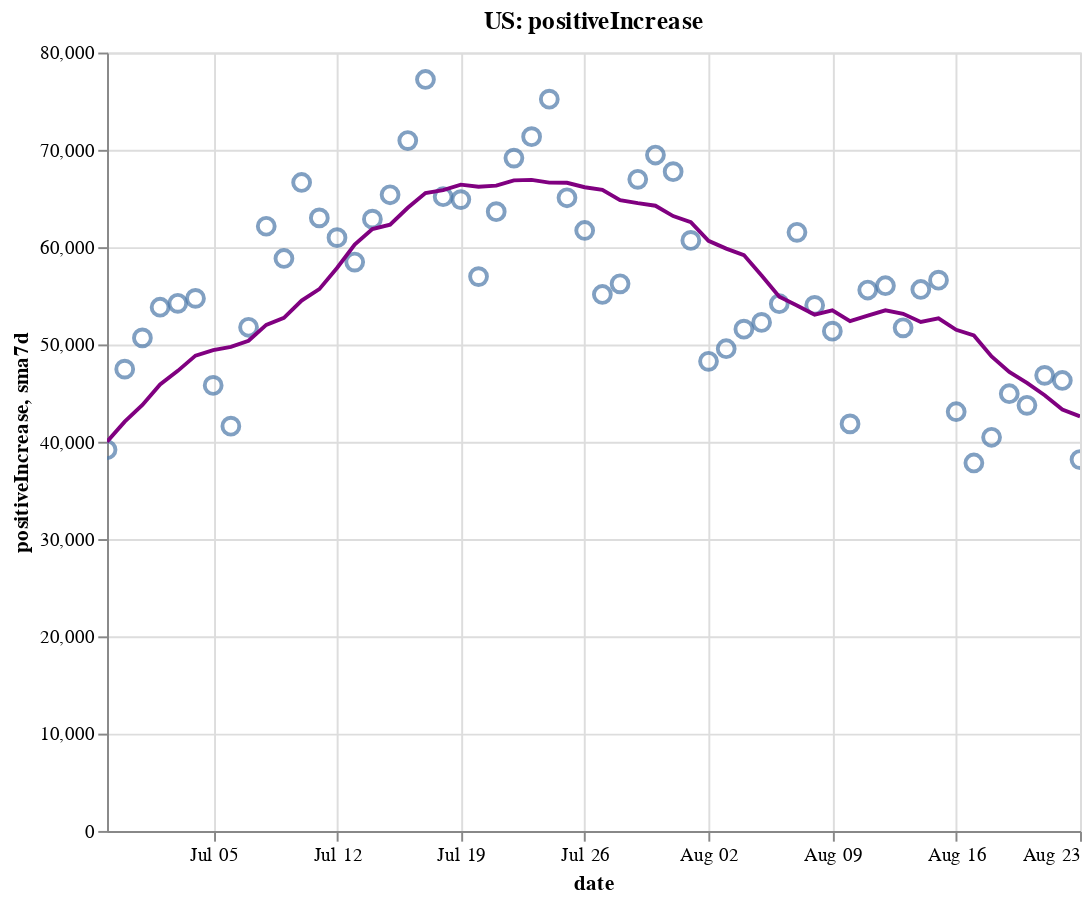

The notebook cell saved with this chart:
### Code cell
create_plot(us, 'positiveIncrease')

### Figure 1 — Vega-Lite specification as saved in the notebook (floating-point values rounded to 4 significant figures)
{"config": {"view": {"continuousWidth": 400, "continuousHeight": 300}}, "layer": [{"layer": [{"mark": {"type": "point", "size": 75}, "encoding": {"tooltip": [{"type": "temporal", "field": "date"}, {"type": "quantitative", "field": "positiveIncrease"}, {"type": "quantitative", "field": "sma7d"}], "x": {"type": "temporal", "field": "date"}, "y": {"type": "quantitative", "field": "positiveIncrease"}}, "selection": {"selector002": {"type": "interval", "bind": "scales", "encodings": ["x", "y"]}}}, {"mark": {"type": "line", "color": "purple"}, "encoding": {"x": {"type": "temporal", "field": "date"}, "y": {"type": "quantitative", "field": "sma7d"}}}]}, {"mark": {"type": "rule", "color": "#aaa"}, "encoding": {"x": {"type": "temporal", "field": "date"}}, "transform": [{"filter": {"selection": "selector001"}}]}, {"mark": "circle", "encoding": {"opacity": {"condition": {"value": 1, "selection": "selector001"}, "value": 0}, "tooltip": [{"type": "temporal", "field": "date"}, {"type": "quantitative", "field": "positiveIncrease"}, {"type": "quantitative", "field": "sma7d"}], "x": {"type": "temporal", "field": "date"}, "y": {"type": "quantitative", "field": "positiveIncrease"}}, "selection": {"selector001": {"type": "single", "encodings": ["x"], "on": "mouseover", "nearest": true, "empty": "none"}}}, {"mark": {"type": "text", "align": "left", "dx": 5, "dy": -5, "stroke": "white", "strokeWidth": 2}, "encoding": {"text": {"type": "quantitative", "field": "positiveIncrease"}, "tooltip": [{"type": "temporal", "field": "date"}, {"type": "quantitative", "field": "positiveIncrease"}, {"type": "quantitative", "field": "sma7d"}], "x": {"type": "temporal", "field": "date"}, "y": {"type": "quantitative", "field": "positiveIncrease"}}, "transform": [{"filter": {"selection": "selector001"}}]}, {"mark": {"type": "text", "align": "left", "dx": 5, "dy": -5}, "encoding": {"text": {"type": "quantitative", "field": "positiveIncrease"}, "tooltip": [{"type": "temporal", "field": "date"}, {"type": "quantitative", "field": "positiveIncrease"}, {"type": "quantitative", "field": "sma7d"}], "x": {"type": "temporal", "field": "date"}, "y": {"type": "quantitative", "field": "positiveIncrease"}}, "transform": [{"filter": {"selection": "selector001"}}]}], "data": {"name": "data-738c7daabd9bcf38f73717e8ad11f076"}, "height": 400, "title": "US: positiveIncrease", "width": 500, "$schema": "https://vega.github.io/schema/vega-lite/v4.8.1.json", "datasets": {"data-738c7daabd9bcf38f73717e8ad11f076": [{"date": "2020-06-29T00:00:00", "totalTestResultsIncrease": 648800.0, "positiveIncrease": 39180.0, "death": 119500.0, "deathIncrease": 332.0, "positiveRate": 0.06, "state": "US", "sma7d": 40000.0}, {"date": "2020-06-30T00:00:00", "totalTestResultsIncrease": 628000.0, "positiveIncrease": 47460.0, "death": 120100.0, "deathIncrease": 596.0, "positiveRate": 0.076, "state": "US", "sma7d": 42060.0}, {"date": "2020-07-01T00:00:00", "totalTestResultsIncrease": 635500.0, "positiveIncrease": 50670.0, "death": 120800.0, "deathIncrease": 701.0, "positiveRate": 0.08, "state": "US", "sma7d": 43780.0}, {"date": "2020-07-02T00:00:00", "totalTestResultsIncrease": 666800.0, "positiveIncrease": 53830.0, "death": 121500.0, "deathIncrease": 695.0, "positiveRate": 0.081, "state": "US", "sma7d": 45890.0}, {"date": "2020-07-03T00:00:00", "totalTestResultsIncrease": 714800.0, "positiveIncrease": 54220.0, "death": 122100.0, "deathIncrease": 598.0, "positiveRate": 0.076, "state": "US", "sma7d": 47290.0}, {"date": "2020-07-04T00:00:00", "totalTestResultsIncrease": 645700.0, "positiveIncrease": 54730.0, "death": 122400.0, "deathIncrease": 306.0, "positiveRate": 0.085, "state": "US", "sma7d": 48850.0}, {"date": "2020-07-05T00:00:00", "totalTestResultsIncrease": 684200.0, "positiveIncrease": 45790.0, "death": 122600.0, "deathIncrease": 209.0, "positiveRate": 0.067, "state": "US", "sma7d": 49410.0}, {"date": "2020-07-06T00:00:00", "totalTestResultsIncrease": 504400.0, "positiveIncrease": 41600.0, "death": 122900.0, "deathIncrease": 243.0, "positiveRate": 0.082, "state": "US", "sma7d": 49760.0}, {"date": "2020-07-07T00:00:00", "totalTestResultsIncrease": 637700.0, "positiveIncrease": 51770.0, "death": 123800.0, "deathIncrease": 923.0, "positiveRate": 0.081, "state": "US", "sma7d": 50370.0}, {"date": "2020-07-08T00:00:00", "totalTestResultsIncrease": 634400.0, "positiveIncrease": 62150.0, "death": 124600.0, "deathIncrease": 807.0, "positiveRate": 0.098, "state": "US", "sma7d": 52010.0}, {"date": "2020-07-09T00:00:00", "totalTestResultsIncrease": 706200.0, "positiveIncrease": 58840.0, "death": 125500.0, "deathIncrease": 867.0, "positiveRate": 0.083, "state": "US", "sma7d": 52730.0}, {"date": "2020-07-10T00:00:00", "totalTestResultsIncrease": 815900.0, "positiveIncrease": 66640.0, "death": 126300.0, "deathIncrease": 854.0, "positiveRate": 0.082, "state": "US", "sma7d": 54500.0}, {"date": "2020-07-11T00:00:00", "totalTestResultsIncrease": 705600.0, "positiveIncrease": 63010.0, "death": 127100.0, "deathIncrease": 757.0, "positiveRate": 0.089, "state": "US", "sma7d": 55680.0}, {"date": "2020-07-12T00:00:00", "totalTestResultsIncrease": 764100.0, "positiveIncrease": 60980.0, "death": 127600.0, "deathIncrease": 476.0, "positiveRate": 0.08, "state": "US", "sma7d": 57850.0}, {"date": "2020-07-13T00:00:00", "totalTestResultsIncrease": 690900.0, "positiveIncrease": 58460.0, "death": 127900.0, "deathIncrease": 327.0, "positiveRate": 0.085, "state": "US", "sma7d": 60260.0}, {"date": "2020-07-14T00:00:00", "totalTestResultsIncrease": 774400.0, "positiveIncrease": 62880.0, "death": 128600.0, "deathIncrease": 736.0, "positiveRate": 0.081, "state": "US", "sma7d": 61850.0}, {"date": "2020-07-15T00:00:00", "totalTestResultsIncrease": 766400.0, "positiveIncrease": 65380.0, "death": 129500.0, "deathIncrease": 858.0, "positiveRate": 0.085, "state": "US", "sma7d": 62310.0}, {"date": "2020-07-16T00:00:00", "totalTestResultsIncrease": 832700.0, "positiveIncrease": 70950.0, "death": 130400.0, "deathIncrease": 947.0, "positiveRate": 0.085, "state": "US", "sma7d": 64040.0}, {"date": "2020-07-17T00:00:00", "totalTestResultsIncrease": 842200.0, "positiveIncrease": 77230.0, "death": 131400.0, "deathIncrease": 951.0, "positiveRate": 0.092, "state": "US", "sma7d": 65560.0}, {"date": "2020-07-18T00:00:00", "totalTestResultsIncrease": 768400.0, "positiveIncrease": 65180.0, "death": 132200.0, "deathIncrease": 872.0, "positiveRate": 0.085, "state": "US", "sma7d": 65870.0}, {"date": "2020-07-19T00:00:00", "totalTestResultsIncrease": 805600.0, "positiveIncrease": 64880.0, "death": 132800.0, "deathIncrease": 527.0, "positiveRate": 0.081, "state": "US", "sma7d": 66430.0}, {"date": "2020-07-20T00:00:00", "totalTestResultsIncrease": 712300.0, "positiveIncrease": 56970.0, "death": 133100.0, "deathIncrease": 363.0, "positiveRate": 0.08, "state": "US", "sma7d": 66210.0}, {"date": "2020-07-21T00:00:00", "totalTestResultsIncrease": 754800.0, "positiveIncrease": 63640.0, "death": 134200.0, "deathIncrease": 1038.0, "positiveRate": 0.084, "state": "US", "sma7d": 66320.0}, {"date": "2020-07-22T00:00:00", "totalTestResultsIncrease": 800700.0, "positiveIncrease": 69150.0, "death": 135300.0, "deathIncrease": 1171.0, "positiveRate": 0.086, "state": "US", "sma7d": 66860.0}, {"date": "2020-07-23T00:00:00", "totalTestResultsIncrease": 845400.0, "positiveIncrease": 71350.0, "death": 136400.0, "deathIncrease": 1055.0, "positiveRate": 0.084, "state": "US", "sma7d": 66920.0}, {"date": "2020-07-24T00:00:00", "totalTestResultsIncrease": 934100.0, "positiveIncrease": 75200.0, "death": 137600.0, "deathIncrease": 1176.0, "positiveRate": 0.081, "state": "US", "sma7d": 66630.0}, {"date": "2020-07-25T00:00:00", "totalTestResultsIncrease": 794700.0, "positiveIncrease": 65080.0, "death": 138600.0, "deathIncrease": 1023.0, "positiveRate": 0.082, "state": "US", "sma7d": 66610.0}, {"date": "2020-07-26T00:00:00", "totalTestResultsIncrease": 865800.0, "positiveIncrease": 61710.0, "death": 139200.0, "deathIncrease": 559.0, "positiveRate": 0.071, "state": "US", "sma7d": 66160.0}, {"date": "2020-07-27T00:00:00", "totalTestResultsIncrease": 761100.0, "positiveIncrease": 55130.0, "death": 140200.0, "deathIncrease": 1059.0, "positiveRate": 0.072, "state": "US", "sma7d": 65900.0}, {"date": "2020-07-28T00:00:00", "totalTestResultsIncrease": 735900.0, "positiveIncrease": 56230.0, "death": 141300.0, "deathIncrease": 1122.0, "positiveRate": 0.076, "state": "US", "sma7d": 64840.0}, {"date": "2020-07-29T00:00:00", "totalTestResultsIncrease": 861100.0, "positiveIncrease": 66970.0, "death": 142800.0, "deathIncrease": 1492.0, "positiveRate": 0.078, "state": "US", "sma7d": 64530.0}, {"date": "2020-07-30T00:00:00", "totalTestResultsIncrease": 813100.0, "positiveIncrease": 69470.0, "death": 144100.0, "deathIncrease": 1259.0, "positiveRate": 0.085, "state": "US", "sma7d": 64260.0}, {"date": "2020-07-31T00:00:00", "totalTestResultsIncrease": 732400.0, "positiveIncrease": 67760.0, "death": 145400.0, "deathIncrease": 1311.0, "positiveRate": 0.093, "state": "US", "sma7d": 63190.0}, {"date": "2020-08-01T00:00:00", "totalTestResultsIncrease": 736700.0, "positiveIncrease": 60690.0, "death": 146600.0, "deathIncrease": 1190.0, "positiveRate": 0.082, "state": "US", "sma7d": 62570.0}, {"date": "2020-08-02T00:00:00", "totalTestResultsIncrease": 722600.0, "positiveIncrease": 48270.0, "death": 147100.0, "deathIncrease": 498.0, "positiveRate": 0.067, "state": "US", "sma7d": 60640.0}, {"date": "2020-08-03T00:00:00", "totalTestResultsIncrease": 734300.0, "positiveIncrease": 49560.0, "death": 147600.0, "deathIncrease": 519.0, "positiveRate": 0.067, "state": "US", "sma7d": 59850.0}, {"date": "2020-08-04T00:00:00", "totalTestResultsIncrease": 701200.0, "positiveIncrease": 51570.0, "death": 148900.0, "deathIncrease": 1255.0, "positiveRate": 0.074, "state": "US", "sma7d": 59180.0}, {"date": "2020-08-05T00:00:00", "totalTestResultsIncrease": 685200.0, "positiveIncrease": 52260.0, "death": 150200.0, "deathIncrease": 1346.0, "positiveRate": 0.076, "state": "US", "sma7d": 57080.0}, {"date": "2020-08-06T00:00:00", "totalTestResultsIncrease": 752700.0, "positiveIncrease": 54180.0, "death": 151500.0, "deathIncrease": 1251.0, "positiveRate": 0.072, "state": "US", "sma7d": 54900.0}, {"date": "2020-08-07T00:00:00", "totalTestResultsIncrease": 771200.0, "positiveIncrease": 61520.0, "death": 152800.0, "deathIncrease": 1333.0, "positiveRate": 0.08, "state": "US", "sma7d": 54010.0}, {"date": "2020-08-08T00:00:00", "totalTestResultsIncrease": 674700.0, "positiveIncrease": 54020.0, "death": 153900.0, "deathIncrease": 1089.0, "positiveRate": 0.08, "state": "US", "sma7d": 53050.0}, {"date": "2020-08-09T00:00:00", "totalTestResultsIncrease": 720000.0, "positiveIncrease": 51360.0, "death": 154500.0, "deathIncrease": 616.0, "positiveRate": 0.071, "state": "US", "sma7d": 53500.0}, {"date": "2020-08-10T00:00:00", "totalTestResultsIncrease": 722500.0, "positiveIncrease": 41840.0, "death": 154900.0, "deathIncrease": 426.0, "positiveRate": 0.058, "state": "US", "sma7d": 52390.0}, {"date": "2020-08-11T00:00:00", "totalTestResultsIncrease": 744600.0, "positiveIncrease": 55590.0, "death": 156200.0, "deathIncrease": 1326.0, "positiveRate": 0.075, "state": "US", "sma7d": 52970.0}, {"date": "2020-08-12T00:00:00", "totalTestResultsIncrease": 484100.0, "positiveIncrease": 56040.0, "death": 157800.0, "deathIncrease": 1517.0, "positiveRate": 0.116, "state": "US", "sma7d": 53510.0}, {"date": "2020-08-13T00:00:00", "totalTestResultsIncrease": 885700.0, "positiveIncrease": 51700.0, "death": 158900.0, "deathIncrease": 1163.0, "positiveRate": 0.058, "state": "US", "sma7d": 53150.0}, {"date": "2020-08-14T00:00:00", "totalTestResultsIncrease": 848500.0, "positiveIncrease": 55650.0, "death": 160100.0, "deathIncrease": 1216.0, "positiveRate": 0.066, "state": "US", "sma7d": 52310.0}, {"date": "2020-08-15T00:00:00", "totalTestResultsIncrease": 748600.0, "positiveIncrease": 56600.0, "death": 161400.0, "deathIncrease": 1219.0, "positiveRate": 0.076, "state": "US", "sma7d": 52680.0}, {"date": "2020-08-16T00:00:00", "totalTestResultsIncrease": 786200.0, "positiveIncrease": 43080.0, "death": 162000.0, "deathIncrease": 619.0, "positiveRate": 0.055, "state": "US", "sma7d": 51500.0}, {"date": "2020-08-17T00:00:00", "totalTestResultsIncrease": 654400.0, "positiveIncrease": 37820.0, "death": 162400.0, "deathIncrease": 407.0, "positiveRate": 0.058, "state": "US", "sma7d": 50930.0}, {"date": "2020-08-18T00:00:00", "totalTestResultsIncrease": 648800.0, "positiveIncrease": 40460.0, "death": 163600.0, "deathIncrease": 1195.0, "positiveRate": 0.062, "state": "US", "sma7d": 48760.0}, {"date": "2020-08-19T00:00:00", "totalTestResultsIncrease": 659700.0, "positiveIncrease": 44930.0, "death": 165000.0, "deathIncrease": 1420.0, "positiveRate": 0.068, "state": "US", "sma7d": 47180.0}, {"date": "2020-08-20T00:00:00", "totalTestResultsIncrease": 690900.0, "positiveIncrease": 43740.0, "death": 166100.0, "deathIncrease": 1134.0, "positiveRate": 0.063, "state": "US", "sma7d": 46040.0}, {"date": "2020-08-21T00:00:00", "totalTestResultsIncrease": 747400.0, "positiveIncrease": 46820.0, "death": 167300.0, "deathIncrease": 1123.0, "positiveRate": 0.063, "state": "US", "sma7d": 44780.0}, {"date": "2020-08-22T00:00:00", "totalTestResultsIncrease": 757300.0, "positiveIncrease": 46300.0, "death": 168300.0, "deathIncrease": 1024.0, "positiveRate": 0.061, "state": "US", "sma7d": 43310.0}, {"date": "2020-08-23T00:00:00", "totalTestResultsIncrease": 621200.0, "positiveIncrease": 38170.0, "death": 168800.0, "deathIncrease": 571.0, "positiveRate": 0.061, "state": "US", "sma7d": 42600.0}]}}
